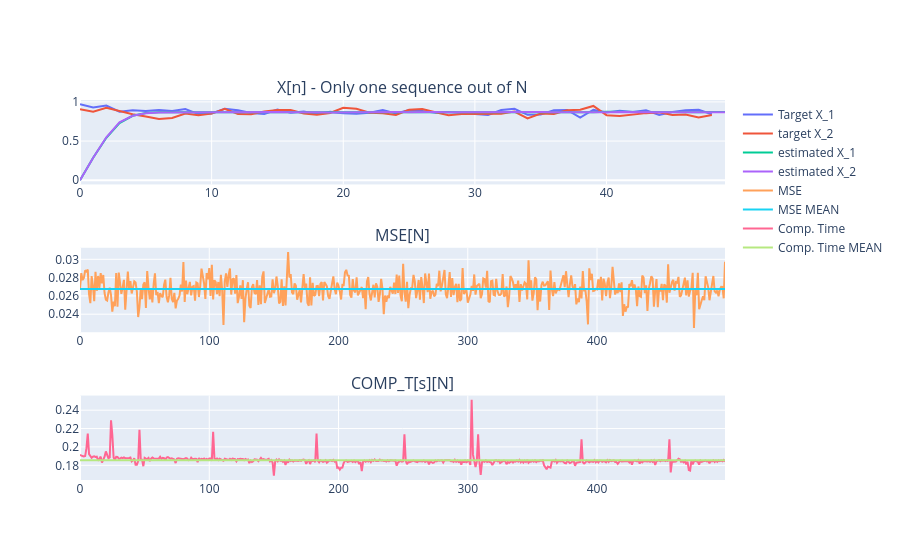

Notebook source saved alongside this figure:
### Code cell
if SELECTED_MODEL == 0:
    
    REKFfig = make_subplots(rows=3, cols=1, subplot_titles=("X[n] - Only one sequence out of N","MSE[N]", "COMP_T[s][N]"))
    
    REKFfig.append_trace(go.Scatter(x = np.arange(len(test_data_synt)), y = torch.squeeze(torch.transpose(test_target,0, 1)).numpy()[0:-1, 0], name = 'Target X_1'), row=1, col=1)
    REKFfig.append_trace(go.Scatter(x = np.arange(len(test_data_synt)), y = torch.squeeze(torch.transpose(test_target,0, 1)).numpy()[0:-1, 1], name = 'target X_2'), row=1, col=1)
    REKFfig.append_trace(go.Scatter(x = np.arange(len(test_data_synt)), y = torch.squeeze(torch.transpose(Xrekf,0, 1)).detach().numpy()[0:-1, 0], name = 'estimated X_1'), row=1, col=1)
    REKFfig.append_trace(go.Scatter(x = np.arange(len(test_data_synt)), y = torch.squeeze(torch.transpose(Xrekf,0, 1)).detach().numpy()[0:-1, 1], name = 'estimated X_2'), row=1, col=1)
    
    REKFfig.append_trace(go.Scatter(x=np.arange(len(test_data_synt)), y=test_data_synt['MSE REKF'], name='MSE'), row=2, col=1)
    REKFfig.append_trace(go.Scatter(x=np.arange(len(test_data_synt)), y=np.linspace(test_data_synt.mean()[0], test_data_synt.mean()[0], len(test_data_synt)), name = 'MSE MEAN'), row=2, col=1)
    
    REKFfig.append_trace(go.Scatter(x=np.arange(len(test_data_synt)), y=test_data_synt['Computational Time REKF [s]'], name='Comp. Time'), row=3, col=1)
    REKFfig.append_trace(go.Scatter(x=np.arange(len(test_data_synt)), y=np.linspace(test_data_synt.mean()[1], test_data_synt.mean()[1], len(test_data_synt)), name = 'Comp. Time MEAN'), row=3, col=1)
    
    REKFfig.show()
    
else:
    
    REKFfig = make_subplots(rows=1, cols=1, subplot_titles=("X[n] - Only one sequence out of N"))
    
    REKFfig.append_trace(go.Scatter(x = np.linspace(1, torch.squeeze(torch.transpose(test_target,0, 1)).numpy()[0:-1, 0].shape[0], torch.squeeze(torch.transpose(test_target,0, 1)).numpy()[0:-1, 0].shape[0]+1),
        y=torch.squeeze(torch.transpose(test_target,0, 1)).numpy()[0:-1, 0], name = 'target X_1'
    ), row=1, col=1)
    REKFfig.append_trace(go.Scatter(x = np.linspace(1, torch.squeeze(torch.transpose(test_target,0, 1)).numpy()[0:-1, 1].shape[0], torch.squeeze(torch.transpose(test_target,0, 1)).numpy()[0:-1, 1].shape[0]+1),
        y=torch.squeeze(torch.transpose(test_target,0, 1)).numpy()[0:-1, 1], name = 'target X_2'
    ), row=1, col=1)
    REKFfig.append_trace(go.Scatter(x = np.linspace(1, torch.squeeze(torch.transpose(test_target,0, 1)).numpy()[0:-1, 2].shape[0], torch.squeeze(torch.transpose(test_target,0, 1)).numpy()[0:-1, 2].shape[0]+1),
        y=torch.squeeze(torch.transpose(test_target,0, 1)).numpy()[0:-1, 2], name = 'target X_3'
    ), row=1, col=1)
    REKFfig.append_trace(go.Scatter(x = np.linspace(1, torch.squeeze(torch.transpose(Xrekf,0, 1)).detach().numpy()[0:-1, 0].shape[0], torch.squeeze(torch.transpose(Xrekf,0, 1)).detach().numpy()[0:-1, 0].shape[0]+1),
        y=torch.squeeze(torch.transpose(Xrekf,0, 1)).detach().numpy()[0:-1, 0], name = 'estimated X_1'
    ), row=1, col=1)
    REKFfig.append_trace(go.Scatter(x = np.linspace(1, torch.squeeze(torch.transpose(Xrekf,0, 1)).detach().numpy()[0:-1, 1].shape[0], torch.squeeze(torch.transpose(Xrekf,0, 1)).detach().numpy()[0:-1, 1].shape[0]+1),
        y=torch.squeeze(torch.transpose(Xrekf,0, 1)).detach().numpy()[0:-1, 1], name = 'estimated X_2'
    ), row=1, col=1)
    REKFfig.append_trace(go.Scatter(x = np.linspace(1, torch.squeeze(torch.transpose(Xrekf,0, 1)).detach().numpy()[0:-1, 2].shape[0], torch.squeeze(torch.transpose(Xrekf,0, 1)).detach().numpy()[0:-1, 2].shape[0]+1),
        y=torch.squeeze(torch.transpose(Xrekf,0, 1)).detach().numpy()[0:-1, 2], name = 'estimated X_3'
    ), row=1, col=1)

    REKFfig.show()

    Lorentz = make_subplots(rows=1, cols=1, subplot_titles=("Attractor phase space"))
    Lorentz.append_trace(go.Scatter(x = test_target[0,:], y= test_target[2, :], name="Target"), row=1, col=1)
    Lorentz.append_trace(go.Scatter(x = Xrekf[0,:].detach(), y= Xrekf[2, :].detach(), name="Estimated"), row=1, col=1)
    
    Lorentz.show()

### Figure 1 — Plotly figure (JSON) as saved in the notebook; plotly's stock layout.template omitted (floating-point values rounded to 4 significant figures; data arrays with more than 128 entries replaced by an {"elided": "..."} marker saying what was removed)
{"data": [{"name": "Target X_1", "type": "scatter", "x": {"elided": "500 int values"}, "xaxis": "x", "y": [0.9704, 0.9298, 0.9545, 0.8759, 0.8936, 0.8841, 0.898, 0.8834, 0.9077, 0.8446, 0.852, 0.9108, 0.8939, 0.8579, 0.8456, 0.9038, 0.8613, 0.8768, 0.8445, 0.8727, 0.8563, 0.8474, 0.8629, 0.8959, 0.852, 0.8972, 0.883, 0.8621, 0.8712, 0.8585, 0.8402, 0.8337, 0.8962, 0.9118, 0.8353, 0.8398, 0.8948, 0.8978, 0.7985, 0.8998, 0.8637, 0.887, 0.8717, 0.8926, 0.8343, 0.8715, 0.8919, 0.8987, 0.8429], "yaxis": "y"}, {"name": "target X_2", "type": "scatter", "x": {"elided": "500 int values"}, "xaxis": "x", "y": [0.9051, 0.8753, 0.9246, 0.8792, 0.8433, 0.8135, 0.7813, 0.795, 0.8523, 0.8302, 0.8502, 0.911, 0.8444, 0.843, 0.8769, 0.898, 0.8959, 0.8512, 0.8355, 0.8588, 0.9253, 0.9119, 0.8623, 0.8549, 0.8321, 0.8988, 0.9094, 0.8667, 0.8303, 0.8464, 0.8473, 0.839, 0.8474, 0.8771, 0.7885, 0.852, 0.8455, 0.8937, 0.8994, 0.9483, 0.8306, 0.8194, 0.8418, 0.8567, 0.8674, 0.8341, 0.8396, 0.8007, 0.8319], "yaxis": "y"}, {"name": "estimated X_1", "type": "scatter", "x": {"elided": "500 int values"}, "xaxis": "x", "y": [0.0, 0.2881, 0.5418, 0.7295, 0.8227, 0.8583, 0.8664, 0.8677, 0.8667, 0.8705, 0.8674, 0.8696, 0.8656, 0.8674, 0.8677, 0.8692, 0.8672, 0.8669, 0.8697, 0.8698, 0.8717, 0.8702, 0.8735, 0.8723, 0.8729, 0.8687, 0.8683, 0.8714, 0.8673, 0.8679, 0.8702, 0.8709, 0.8714, 0.8696, 0.8707, 0.8673, 0.8707, 0.8697, 0.871, 0.8673, 0.8732, 0.8713, 0.8703, 0.8695, 0.8701, 0.8689, 0.8704, 0.8686, 0.8702, 0.8707], "yaxis": "y"}, {"name": "estimated X_2", "type": "scatter", "x": {"elided": "500 int values"}, "xaxis": "x", "y": [0.0, 0.2881, 0.5482, 0.7397, 0.8233, 0.8562, 0.8651, 0.8662, 0.8687, 0.8691, 0.8727, 0.8717, 0.87, 0.8698, 0.8685, 0.8712, 0.8681, 0.8718, 0.8694, 0.8653, 0.8674, 0.8727, 0.8719, 0.8722, 0.8704, 0.8682, 0.8723, 0.8702, 0.8692, 0.8703, 0.8694, 0.8703, 0.8721, 0.8726, 0.8727, 0.8716, 0.8688, 0.8674, 0.8703, 0.8716, 0.8681, 0.8721, 0.8698, 0.8663, 0.8707, 0.8693, 0.867, 0.8692, 0.8658, 0.8692], "yaxis": "y"}, {"name": "MSE", "type": "scatter", "x": {"elided": "500 int values"}, "xaxis": "x2", "y": {"elided": "500 float values"}, "yaxis": "y2"}, {"name": "MSE MEAN", "type": "scatter", "x": {"elided": "500 int values"}, "xaxis": "x2", "y": {"elided": "500 float values"}, "yaxis": "y2"}, {"name": "Comp. Time", "type": "scatter", "x": {"elided": "500 int values"}, "xaxis": "x3", "y": {"elided": "500 float values"}, "yaxis": "y3"}, {"name": "Comp. Time MEAN", "type": "scatter", "x": {"elided": "500 int values"}, "xaxis": "x3", "y": {"elided": "500 float values"}, "yaxis": "y3"}], "layout": {"annotations": [{"font": {"size": 16}, "showarrow": false, "text": "X[n] - Only one sequence out of N", "x": 0.5, "xanchor": "center", "xref": "paper", "y": 1, "yanchor": "bottom", "yref": "paper"}, {"font": {"size": 16}, "showarrow": false, "text": "MSE[N]", "x": 0.5, "xanchor": "center", "xref": "paper", "y": 0.6111, "yanchor": "bottom", "yref": "paper"}, {"font": {"size": 16}, "showarrow": false, "text": "COMP_T[s][N]", "x": 0.5, "xanchor": "center", "xref": "paper", "y": 0.2222, "yanchor": "bottom", "yref": "paper"}], "xaxis": {"anchor": "y", "domain": [0, 1]}, "xaxis2": {"anchor": "y2", "domain": [0, 1]}, "xaxis3": {"anchor": "y3", "domain": [0, 1]}, "yaxis": {"anchor": "x", "domain": [0.7778, 1]}, "yaxis2": {"anchor": "x2", "domain": [0.3889, 0.6111]}, "yaxis3": {"anchor": "x3", "domain": [0, 0.2222]}}}
